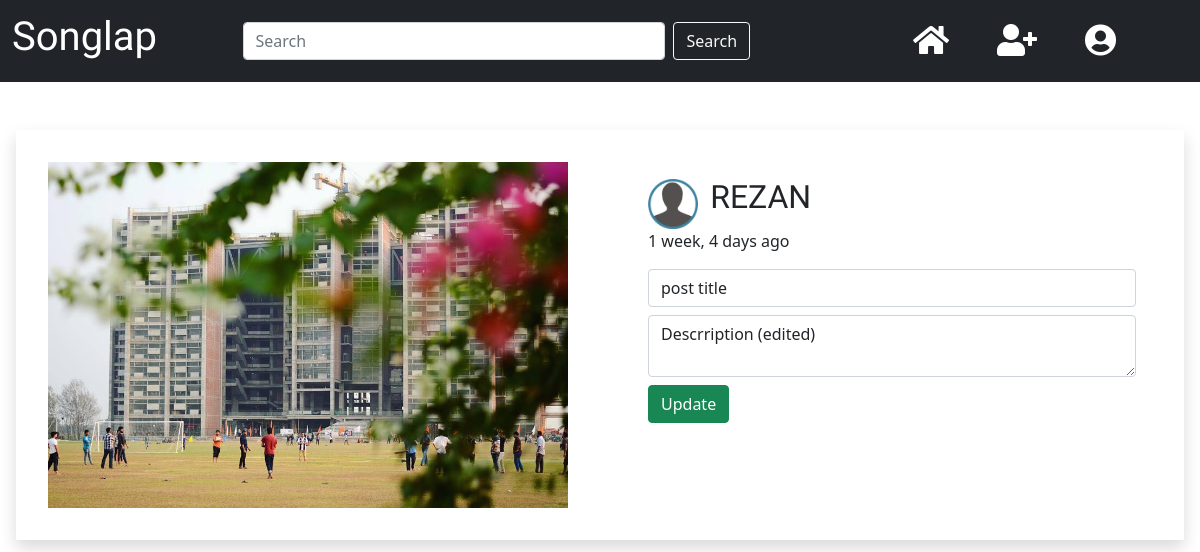
The app's page /post/1/edit-post/23/, older data.
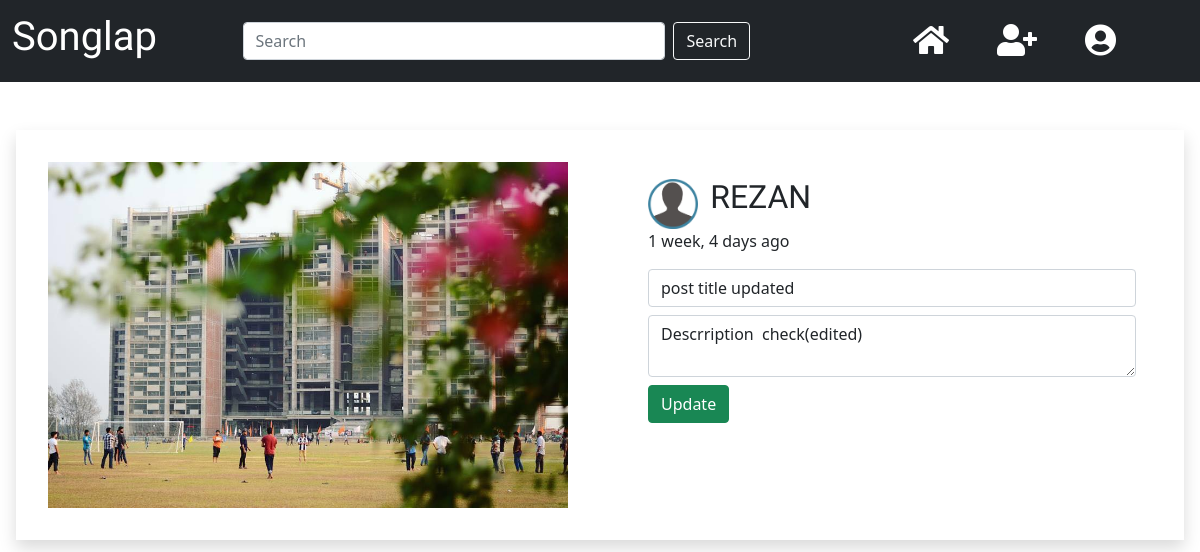
The same page, newer data.
### post/models.py (models this page shows, shortened)
class Post(models.Model):
    user_name=models.CharField(max_length=100,blank=True)
    title = models.CharField(max_length=250)
    description = models.TextField(null=True)
    publish = models.DateTimeField(auto_now_add=True)
    image= models.ImageField(upload_to='images/',null=True)
    viewed = models.IntegerField(null=True)
    latest = models.DateTimeField(null=True)
    category = models.ForeignKey(PostCategory, on_delete=models.CASCADE, default='', blank=True)
    class Meta:
      ordering=['-publish']

### post/views.py (the view)
# urls.py: path('<str:category>/edit-post/<str:id>/',views.editPostView,name='edit_post'),
def editPostView(request,id,category):
  post=Post.objects.get(id=id)
  return render(request,'post/edit_post_view.html',{'post':post,'id':id,'category':category})

### post/templates/post/edit_post_view.html (shortened to what this page needs)
{% include 'navbar.html' %}
{% load static %}
<div>
  <div class="my-3 py-3">
    <div class="row m-3 shadow">
      <div class="col-lg-6 p-3">
        {% if post.image %}
    <img class="img-fluid p-3" src="{{ post.image.url }}">
    {% endif %}
      </div>
      <div class="col-lg-6 p-5">
        <img class="img-fluid  user-avater d-inline" src="{% static 'post/images/user_avatar.png' %}">
        {% if post.user_name %}
        <h2 class="ms-2 d-inline username">{{post.user_name}} </h2>
        {% else %}
        <h2 class="ms-2 d-inline username">Anonymous User</h2>
        {% endif %}
        <p>{{post.publish |timesince}} ago </p>
         <form id="update-form" action=" " method="POST">
          <input class="form-control my-2" id="title" type="text" name='title' value="{{post.title}}" />
          <textarea class="form-control my-2" id="description" type="text" name='description'>{{post.description}}</textarea>
          <button class="btn btn-success" id="submit"> Update </button>
         </form>
  </div>
  </div>
</div>

Row changes from the older to the newer data that the page shows:
changed Post "REZAN": title "post title" → "post title updated"; description "Descrription (edited)" → "Descrription check(edited)"
